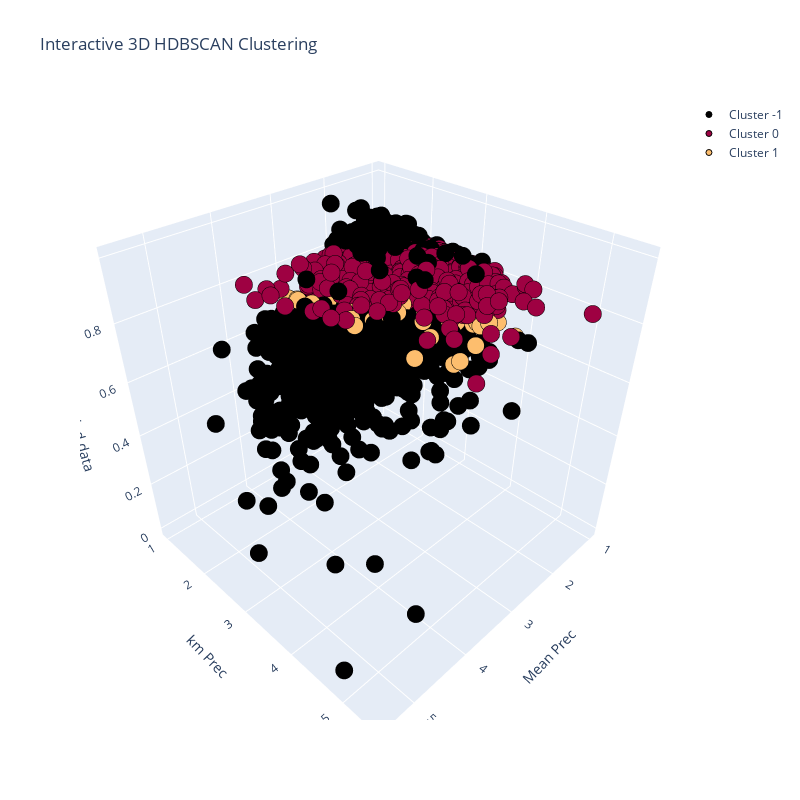

The notebook cell this image was saved under:
### Code cell
import plotly.graph_objects as go
import numpy as np
# Assuming you have X and labels from your dataset and clustering
unique_labels = np.unique(clusterer.labels_)
colors = plt.cm.Spectral(np.linspace(0, 1, len(unique_labels)))
X = X_3d
fig = go.Figure()

for k in unique_labels:
    class_member_mask = (clusterer.labels_ == k)
    xy = X[class_member_mask]

    if k == -1:
        # Black used for noise
        col_rgb = 'rgb(0,0,0)'
    else:
        col = plt.cm.Spectral(k / len(unique_labels))
        col_rgb = f'rgb({int(col[0]*255)}, {int(col[1]*255)}, {int(col[2]*255)})'

    fig.add_trace(go.Scatter3d(x=xy[:, 1], y=xy[:, 2], z=xy[:, 0],
                               mode='markers',
                               marker=dict(color=col_rgb, size=6, line=dict(color='black', width=1)),
                               name=f'Cluster {k}'))

fig.update_layout(title='Interactive 3D HDBSCAN Clustering',
                  scene=dict(zaxis_title='Scaled data',
                             xaxis_title='Mean Prec',
                             yaxis_title='km Prec',
                             aspectratio=dict(x=1, y=1, z=1)),
                            #  aspectmode='manual',
                            #  )
                             height=800, 
                             width=800)  

fig.show()

### Figure 1 — Plotly figure (JSON) as saved in the notebook; plotly's stock layout.template omitted (floating-point values rounded to 4 significant figures; data arrays with more than 128 entries replaced by an {"elided": "..."} marker saying what was removed)
{"data": [{"marker": {"color": "rgb(0,0,0)", "line": {"color": "black", "width": 1}, "size": 6}, "mode": "markers", "name": "Cluster -1", "type": "scatter3d", "x": {"elided": "5919 float values"}, "y": {"elided": "5919 float values"}, "z": {"elided": "5919 float values"}}, {"marker": {"color": "rgb(158, 1, 66)", "line": {"color": "black", "width": 1}, "size": 6}, "mode": "markers", "name": "Cluster 0", "type": "scatter3d", "x": {"elided": "15669 float values"}, "y": {"elided": "15669 float values"}, "z": {"elided": "15669 float values"}}, {"marker": {"color": "rgb(253, 190, 110)", "line": {"color": "black", "width": 1}, "size": 6}, "mode": "markers", "name": "Cluster 1", "type": "scatter3d", "x": {"elided": "1548 float values"}, "y": {"elided": "1548 float values"}, "z": {"elided": "1548 float values"}}], "layout": {"height": 800, "scene": {"aspectratio": {"x": 1, "y": 1, "z": 1}, "xaxis": {"title": {"text": "Mean Prec"}}, "yaxis": {"title": {"text": "km Prec"}}, "zaxis": {"title": {"text": "Scaled data"}}}, "title": {"text": "Interactive 3D HDBSCAN Clustering"}, "width": 800}}
